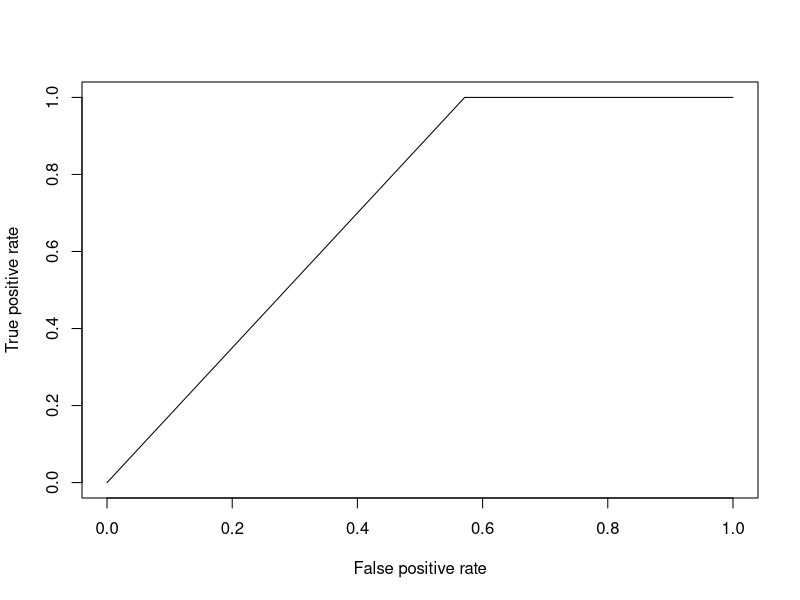
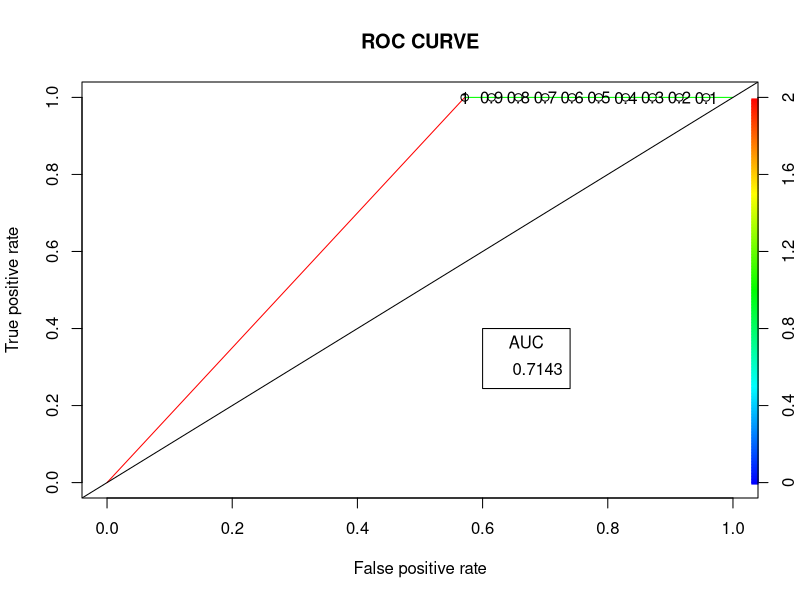

Source code (R) for these figures, in order:

# Installing the package
install.packages("dplyr")

# Loading package
library(dplyr)

# Summary of dataset in package
summary(mtcars)

# Installing the package
install.packages("caTools")    # For Logistic regression
install.packages("ROCR")

library(caTools)
library(ROCR) 

split <- sample.split(mtcars, SplitRatio = 0.8)
split

train_reg <- subset(mtcars, split == "TRUE")
test_reg <- subset(mtcars, split == "FALSE")

# Training model
logistic_model <- glm(vs ~ wt + disp, 
                      data = train_reg, 
                      family = "binomial")
logistic_model

# Summary
summary(logistic_model)

# Predict test data based on model
predict_reg <- predict(logistic_model, 
                       test_reg, type = "response")
predict_reg  

# Changing probabilities
predict_reg <- ifelse(predict_reg >0.5, 1, 0)

# Evaluating model accuracy
# using confusion matrix
table(test_reg$vs, predict_reg)

missing_classerr <- mean(predict_reg != test_reg$vs)
print(paste('Accuracy =', 1 - missing_classerr))

# ROC-AUC Curve
ROCPred <- prediction(predict_reg, test_reg$vs) 
ROCPer <- performance(ROCPred, measure = "tpr", 
                      x.measure = "fpr")

auc <- performance(ROCPred, measure = "auc")
auc <- auc@y.values[[1]]
auc

# Plotting curve
plot(ROCPer)
plot(ROCPer, colorize = TRUE, 
     print.cutoffs.at = seq(0.1, by = 0.1), 
     main = "ROC CURVE")
abline(a = 0, b = 1)

auc <- round(auc, 4)
legend(.6, .4, auc, title = "AUC", cex = 1)
